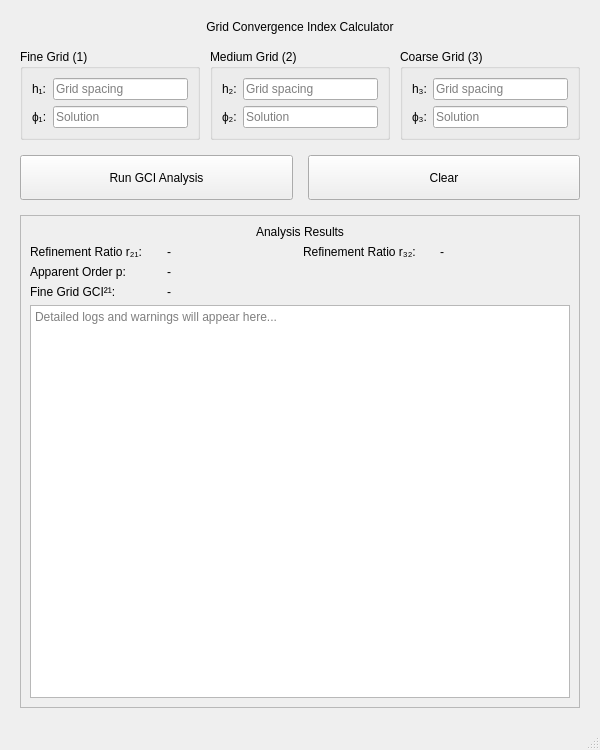
<?xml version="1.0" encoding="UTF-8"?>
<ui version="4.0">
 <class>MainWindow</class>
 <widget class="QMainWindow" name="MainWindow">
  <property name="geometry">
   <rect>
    <x>0</x>
    <y>0</y>
    <width>600</width>
    <height>750</height>
   </rect>
  </property>
  <property name="windowTitle">
   <string>GCI Calculator Pro</string>
  </property>
  <widget class="QWidget" name="centralwidget">
   <layout class="QVBoxLayout" name="verticalLayoutMain">
    <property name="spacing">
     <number>15</number>
    </property>
    <property name="leftMargin">
     <number>20</number>
    </property>
    <property name="topMargin">
     <number>20</number>
    </property>
    <property name="rightMargin">
     <number>20</number>
    </property>
    <property name="bottomMargin">
     <number>20</number>
    </property>
    <item>
     <widget class="QLabel" name="labelTitle">
      <property name="text">
       <string>Grid Convergence Index Calculator</string>
      </property>
      <property name="alignment">
       <set>Qt::AlignCenter</set>
      </property>
     </widget>
    </item>
    <item>
     <layout class="QHBoxLayout" name="horizontalLayoutInputs">
      <property name="spacing">
       <number>10</number>
      </property>
      <item>
       <widget class="QGroupBox" name="groupBoxFine">
        <property name="title">
         <string>Fine Grid (1)</string>
        </property>
        <layout class="QFormLayout" name="formLayoutFine">
         <item row="0" column="0">
          <widget class="QLabel" name="labelH1">
           <property name="text">
            <string>h₁:</string>
           </property>
          </widget>
         </item>
         <item row="0" column="1">
          <widget class="QLineEdit" name="lineEditH1">
           <property name="placeholderText">
            <string>Grid spacing</string>
           </property>
          </widget>
         </item>
         <item row="1" column="0">
          <widget class="QLabel" name="labelPhi1">
           <property name="text">
            <string>ϕ₁:</string>
           </property>
          </widget>
         </item>
         <item row="1" column="1">
          <widget class="QLineEdit" name="lineEditPhi1">
           <property name="placeholderText">
            <string>Solution</string>
           </property>
          </widget>
         </item>
        </layout>
       </widget>
      </item>
      <item>
       <widget class="QGroupBox" name="groupBoxMedium">
        <property name="title">
         <string>Medium Grid (2)</string>
        </property>
        <layout class="QFormLayout" name="formLayoutMedium">
         <item row="0" column="0">
          <widget class="QLabel" name="labelH2">
           <property name="text">
            <string>h₂:</string>
           </property>
          </widget>
         </item>
         <item row="0" column="1">
          <widget class="QLineEdit" name="lineEditH2">
           <property name="placeholderText">
            <string>Grid spacing</string>
           </property>
          </widget>
         </item>
         <item row="1" column="0">
          <widget class="QLabel" name="labelPhi2">
           <property name="text">
            <string>ϕ₂:</string>
           </property>
          </widget>
         </item>
         <item row="1" column="1">
          <widget class="QLineEdit" name="lineEditPhi2">
           <property name="placeholderText">
            <string>Solution</string>
           </property>
          </widget>
         </item>
        </layout>
       </widget>
      </item>
      <item>
       <widget class="QGroupBox" name="groupBoxCoarse">
        <property name="title">
         <string>Coarse Grid (3)</string>
        </property>
        <layout class="QFormLayout" name="formLayoutCoarse">
         <item row="0" column="0">
          <widget class="QLabel" name="labelH3">
           <property name="text">
            <string>h₃:</string>
           </property>
          </widget>
         </item>
         <item row="0" column="1">
          <widget class="QLineEdit" name="lineEditH3">
           <property name="placeholderText">
            <string>Grid spacing</string>
           </property>
          </widget>
         </item>
         <item row="1" column="0">
          <widget class="QLabel" name="labelPhi3">
           <property name="text">
            <string>ϕ₃:</string>
           </property>
          </widget>
         </item>
         <item row="1" column="1">
          <widget class="QLineEdit" name="lineEditPhi3">
           <property name="placeholderText">
            <string>Solution</string>
           </property>
          </widget>
         </item>
        </layout>
       </widget>
      </item>
     </layout>
    </item>
    <item>
     <layout class="QHBoxLayout" name="horizontalLayoutButtons">
      <item>
       <widget class="QPushButton" name="pushButtonCalculate">
        <property name="minimumSize">
         <size>
          <width>0</width>
          <height>45</height>
         </size>
        </property>
        <property name="text">
         <string>Run GCI Analysis</string>
        </property>
       </widget>
      </item>
      <item>
       <widget class="QPushButton" name="pushButtonClear">
        <property name="minimumSize">
         <size>
          <width>0</width>
          <height>45</height>
         </size>
        </property>
        <property name="text">
         <string>Clear</string>
        </property>
       </widget>
      </item>
     </layout>
    </item>
    <item>
     <widget class="QFrame" name="frameResults">
      <property name="frameShape">
       <enum>QFrame::StyledPanel</enum>
      </property>
      <property name="frameShadow">
       <enum>QFrame::Raised</enum>
      </property>
      <layout class="QVBoxLayout" name="verticalLayoutResults">
       <item>
        <widget class="QLabel" name="labelResultsHeader">
         <property name="text">
          <string>Analysis Results</string>
         </property>
         <property name="alignment">
          <set>Qt::AlignCenter</set>
         </property>
        </widget>
       </item>
       <item>
        <layout class="QGridLayout" name="gridLayoutMetrics">
         <item row="0" column="0">
          <widget class="QLabel" name="labelR21_text">
           <property name="text">
            <string>Refinement Ratio r₂₁:</string>
           </property>
          </widget>
         </item>
         <item row="0" column="1">
          <widget class="QLabel" name="labelR21_val">
           <property name="text">
            <string>-</string>
           </property>
          </widget>
         </item>
         <item row="0" column="2">
          <widget class="QLabel" name="labelR32_text">
           <property name="text">
            <string>Refinement Ratio r₃₂:</string>
           </property>
          </widget>
         </item>
         <item row="0" column="3">
          <widget class="QLabel" name="labelR32_val">
           <property name="text">
            <string>-</string>
           </property>
          </widget>
         </item>
         <item row="1" column="0">
          <widget class="QLabel" name="labelP_text">
           <property name="text">
            <string>Apparent Order p:</string>
           </property>
          </widget>
         </item>
         <item row="1" column="1">
          <widget class="QLabel" name="labelP_val">
           <property name="text">
            <string>-</string>
           </property>
          </widget>
         </item>
         <item row="2" column="0">
          <widget class="QLabel" name="labelGCI_text">
           <property name="text">
            <string>Fine Grid GCI²¹:</string>
           </property>
          </widget>
         </item>
         <item row="2" column="1">
          <widget class="QLabel" name="labelGCI_val">
           <property name="text">
            <string>-</string>
           </property>
          </widget>
         </item>
        </layout>
       </item>
       <item>
        <widget class="QTextEdit" name="textEditLog">
         <property name="readOnly">
          <bool>true</bool>
         </property>
         <property name="placeholderText">
          <string>Detailed logs and warnings will appear here...</string>
         </property>
        </widget>
       </item>
      </layout>
     </widget>
    </item>
   </layout>
  </widget>
  <widget class="QStatusBar" name="statusbar"/>
 </widget>
 <resources/>
 <connections/>
</ui>
